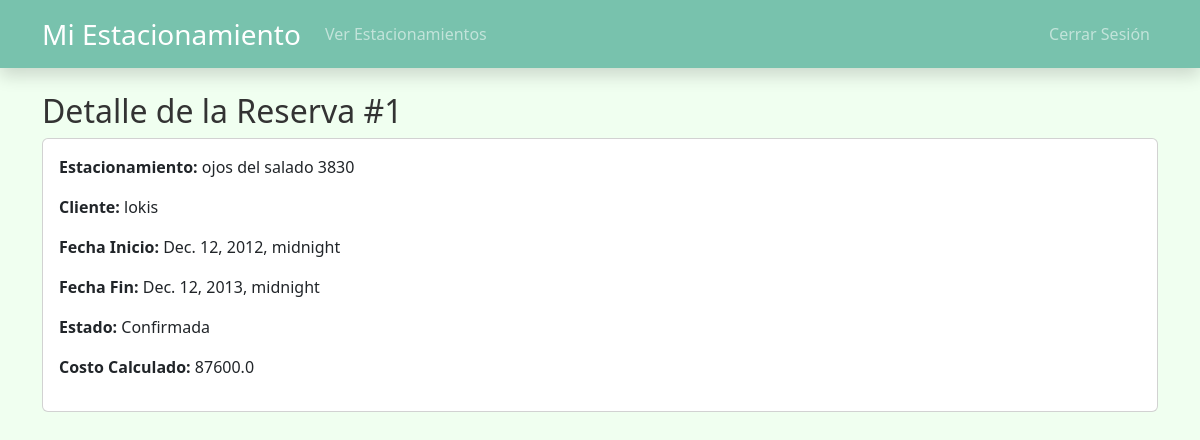
The page /estacionamientos/reserva/1/ (signed in) on the database as committed earlier.
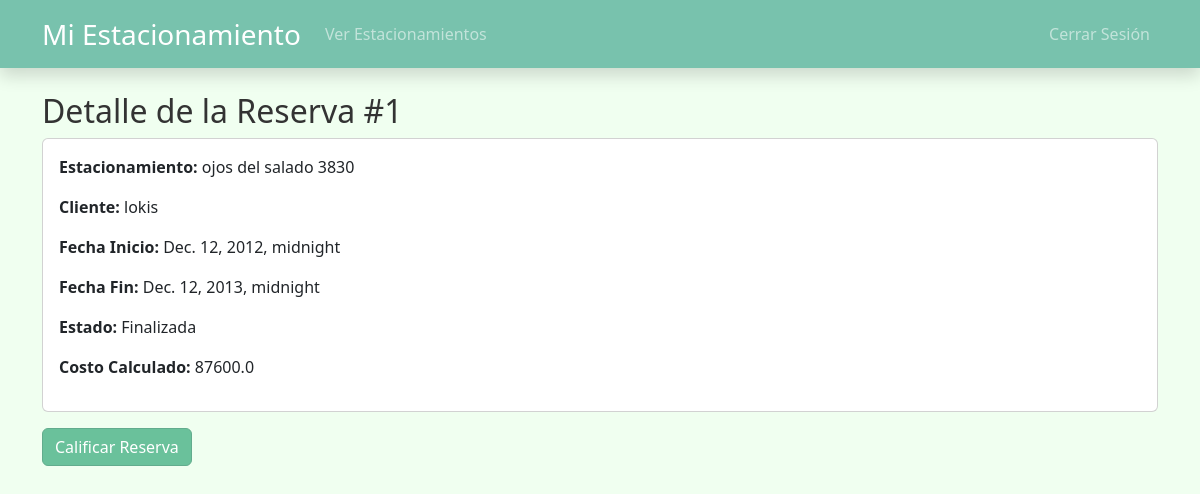
The same page on the database as committed later.
### estacionamientos/models.py (models this page shows, shortened)
class Reserva(models.Model):
    ESTADO_CHOICES = (
        ('Pendiente', 'Pendiente'),
        ('Confirmada', 'Confirmada'),
        ('Cancelada', 'Cancelada'),
        ('Finalizada', 'Finalizada'),
    )
    cliente = models.ForeignKey(
        settings.AUTH_USER_MODEL,
        on_delete=models.CASCADE,
        limit_choices_to={'rol': 'cliente'},
        related_name='reservas'
    )
    estacionamiento = models.ForeignKey(
        Estacionamiento,
        on_delete=models.CASCADE,
        related_name='reservas'
    )
    fechaInicio = models.DateTimeField()
    fechaFin = models.DateTimeField()
    tiempoExpiracion = models.IntegerField(default=0)
    estado = models.CharField(max_length=10, choices=ESTADO_CHOICES, default='Pendiente')
    def calcularCosto(self) -> float:
        duracion_horas = (self.fechaFin - self.fechaInicio).total_seconds() / 3600
        return round(duracion_horas * self.estacionamiento.tarifa, 2)

class Estacionamiento(models.Model):
    owner = models.ForeignKey(
        settings.AUTH_USER_MODEL,
        on_delete=models.CASCADE,
        limit_choices_to={'rol': 'dueno'},
        related_name='estacionamientos'
    )
    ubicacion = models.CharField(max_length=255)
    coordenadas = models.CharField(max_length=255)
    tarifa = models.FloatField()
    disponibilidad = models.BooleanField(default=True)
    accesoRemoto = models.BooleanField(default=False)
    tipo = models.CharField(max_length=50, blank=True, null=True)

### users/models.py (models this page shows, shortened)
class CustomUser(AbstractUser):
    ROL_CHOICES = (
        ('cliente', 'Cliente'),
        ('dueno', 'Dueño'),
        ('administrador', 'Administrador'),
        ('consultor', 'Consultor'),
    )
    rol = models.CharField(max_length=20, choices=ROL_CHOICES, default='cliente')
    cuenta_bancaria = models.CharField(max_length=50, blank=True, null=True)
    tarjeta_credito = models.CharField(max_length=16, blank=True, null=True)
    banco = models.CharField(max_length=50, blank=True, null=True)
    rut = models.CharField(max_length=12, blank=True, null=True)
    direccion = models.CharField(max_length=255, blank=True, null=True)

### estacionamientos/views.py (the view)
# urls.py: path('reserva/<int:pk>/', detalle_reserva, name='detalle_reserva'),
@login_required
def detalle_reserva(request, pk):
    reserva = get_object_or_404(Reserva, pk=pk)
    return render(request, 'estacionamientos/detalle_reserva.html', {
        'reserva': reserva
    })

### core/context_processors.py (called while the page is built)
def google_maps_key(request):
    return {
        'GOOGLE_MAPS_API_KEY': settings.GOOGLE_MAPS_API_KEY
    }

### estacionamientos/templates/estacionamientos/detalle_reserva.html (shortened to what this page needs)
{% extends 'base.html' %}
{% block content %}
<h2>Detalle de la Reserva #{{ reserva.id }}</h2>
<div class="card p-3 mb-3">
  <p><strong>Estacionamiento:</strong> {{ reserva.estacionamiento.ubicacion }}</p>
  <p><strong>Cliente:</strong> {{ reserva.cliente.username }}</p>
  <p><strong>Fecha Inicio:</strong> {{ reserva.fechaInicio }}</p>
  <p><strong>Fecha Fin:</strong> {{ reserva.fechaFin }}</p>
  <p><strong>Estado:</strong> {{ reserva.estado }}</p>
  <p><strong>Costo Calculado:</strong> {{ reserva.calcularCosto }}</p>
</div>
{% if reserva.estado == 'Finalizada' %}
  <a href="{% url 'calificar_reserva' reserva.id %}" class="btn btn-success ">
    Calificar Reserva
  </a>
{% endif %}
{% endblock %}

Rows that differ between the two databases and show on the page:
changed Reserva "ojos del salado 3830": estado "Confirmada" → "Finalizada"
Other text that changed with them:
text now shown: "Calificar Reserva"
